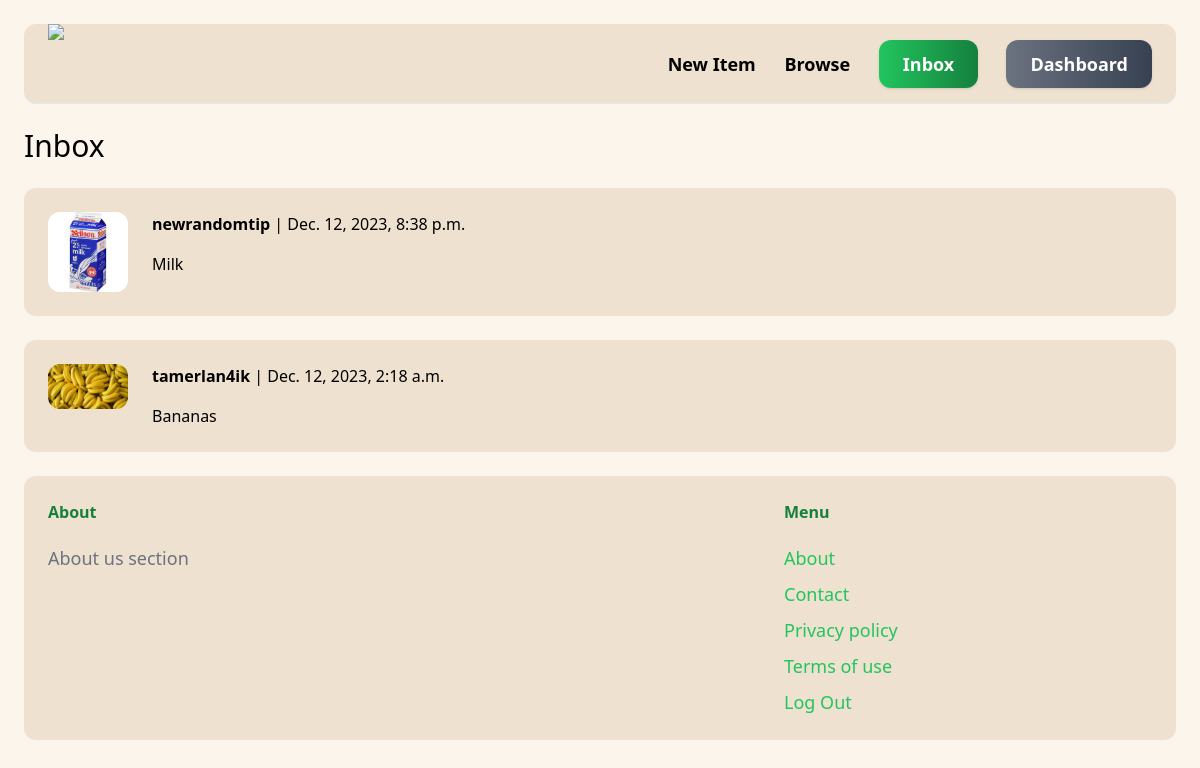
The page /inbox/ (signed in) on the database its author committed.
### chat/models.py (models this page shows)
class Chat(models.Model):
    item = models.ForeignKey(Item, related_name='chats', on_delete=models.CASCADE)
    members = models.ManyToManyField(User, related_name='chats')
    created_at = models.DateTimeField(auto_now_add=True)
    modified_at = models.DateTimeField(auto_now=True)
    class Meta:
        ordering = ('-modified_at',)

### item/models.py (models this page shows, shortened)
class Item(models.Model):
    category = models.ForeignKey(Category, related_name='items', on_delete=models.CASCADE)
    name = models.CharField(max_length=256)
    description = models.TextField(blank = True, null=True)
    price = models.FloatField()
    image = models.ImageField(upload_to='item_images', blank=True, null=True)
    is_sold = models.BooleanField(default =False)
    created_by = models.ForeignKey(User, related_name="items", on_delete=models.CASCADE)
    created_at = models.DateTimeField(auto_now_add=True)
    weight = models.FloatField()
    city = models.CharField(max_length=50)

### chat/views.py (the view)
# urls.py: path('', views.inbox, name="inbox"),
@login_required
def inbox(request):
    chats = Chat.objects.filter(members__in=[request.user.id])
    return render(request, 'chat/inbox.html', {
        'chats': chats
    })

### chat/templates/chat/inbox.html (shortened to what this page needs)
{% extends "core/base.html" %}
{% block content %}
<h1 class="mb-6 text-3xl">Inbox</h1>
<div class="space-y-6">
    {% for chat in chats %}
        <a href="{% url "chat:detail" chat.id %}" class="block">
            <div class="p-6 flex rounded-xl" style="background:#eee1cf;">
                <div class="pr-6">
                    <img src="{{chat.item.image.url}}" class="w-20 rounded-xl">
                </div>
                <div>
                    {% for member in chat.members.all %}
                        {% if member != request.user %}
                            <p class="mb-4"><strong>{{member.username}}</strong> | {{chat.modified_at}}</p>
                            <p>{{chat.item.name}}</p>
                        {% endif %}
                    {% endfor %}
                </div>
            </div>
        </a>
    {% endfor %}
</div>
{% endblock %}

### rows shown on the page
Chat: item.image (picture), modified_at "Dec. 12, 2023, 8:38 p.m.", item.name "Milk"
Chat: item.image (picture), modified_at "Dec. 12, 2023, 2:18 a.m.", item.name "Bananas"

### other values the page prints
{{ member.username }} "newrandomtip"
{{ member.username }} "tamerlan4ik"
